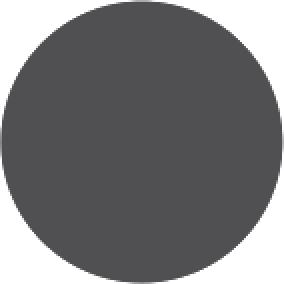
#> input picture addons/gut/images/eyey.png, 142 x 142 px (shown 2 times larger)
$ python extract_palette.py ../../../../addons/gut/images/eyey.png 3 1.0 1.0
#> lines starting #> are read from the running program, lines starting #| are printed output that depends on the picture; after the words box and inside, x2 and y2 are one past the last pixel; in counts of white or black regions, pixels touching at a corner belong together
"""Stage 3.55 helper — derive a vertex-colour band palette from the prop's own SDXL
reference image, so colours come from stage 1 (the real wood/brass/steel of the reference)
instead of hand-picked RGB. Masks the plain background, splits the object into N vertical
strips, takes each strip's median colour, and prints a band spec for vertex_color.py
(bottom strip -> low mesh frac). Run with the env that has numpy+PIL (hunyuan3d).

  python extract_palette.py <ref.png> [n_bands=4] [sat=1.0] [contrast=1.0]
  # prints "frac:r,g,b ..."; sat>1 punches saturation, contrast>1 spreads light/dark
  # (Synty refs are low-saturation + strips blend regions, so a hybrid sat~1.8 contrast~1.4
  #  keeps the real reference HUES but makes the zones read as distinct flat tones.)
"""
import sys, colorsys
import numpy as np
from PIL import Image

IMG = sys.argv[1]
N = int(sys.argv[2]) if len(sys.argv) > 2 else 4
SAT = float(sys.argv[3]) if len(sys.argv) > 3 else 1.0
CONTRAST = float(sys.argv[4]) if len(sys.argv) > 4 else 1.0

im = np.asarray(Image.open(IMG).convert("RGB"), dtype=float) / 255.0
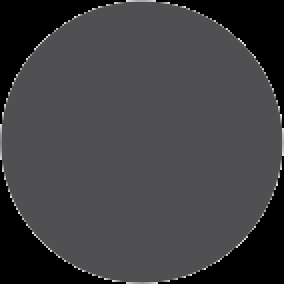
#> im: shape (142, 142, 3) float64 (shown 2 times larger); mean R, G, B 0.252, 0.249, 0.255
H, W, _ = im.shape
#> H = 142; W = 142

# background colour = mean of the four 8x8 corners; mask out pixels close to it
c = np.concatenate([im[:8, :8].reshape(-1, 3), im[:8, -8:].reshape(-1, 3),
                    im[-8:, :8].reshape(-1, 3), im[-8:, -8:].reshape(-1, 3)])
#> c = 256 rows, first 8: [0, 0, 0], [0, 0, 0], [0, 0, 0], [0, 0, 0], [0, 0, 0], [0, 0, 0], [0, 0, 0], [0, 0, 0]
bg = c.mean(0)
#> bg = [0, 0, 0]
dist = np.linalg.norm(im - bg, axis=2)
mask = dist > 0.12
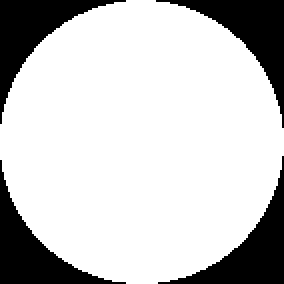
#> mask: shape (142, 142) bool (shown 2 times larger); 78.4% white; 4 black regions, box (x1, y1, x2, y2) and area: (78, 0, 142, 64) 1102, (79, 78, 142, 142) 1095, (0, 0, 63, 62) 1082, (0, 80, 63, 142) 1074
ys, _ = np.where(mask)
#> ys = 15811 values from 0 to 141
if ys.size == 0:
    print("0.5:0.5,0.5,0.5 1.0:0.6,0.6,0.6"); sys.exit(0)
ymin, ymax = ys.min(), ys.max()
#> ymin = 0; ymax = 141
h = max(ymax - ymin, 1)
#> h = 141
rows = np.arange(H)[:, None]
#> rows = 142 values from 0 to 141

bands = []
for i in range(N):                       # i=0 -> bottom of the object -> low mesh frac
    y_hi = ymax - i * h / N              # image Y is inverted (0 = top), so bottom = high Y
    y_lo = ymax - (i + 1) * h / N
    strip = mask & (rows >= y_lo) & (rows < y_hi)
    px = im[strip]
    col = np.median(px, axis=0) if px.shape[0] > 20 else bands[-1][1] if bands else bg
    bands.append(((i + 1) / N, np.clip(col, 0, 1)))
#> this loop made 3 passes
#> (y_hi, y_lo) on passes 1 to 3: (141, 94), (94, 47), (47, 0)
#> pass 1, `strip = mask & (rows >= y_lo) & (rows < y_hi)`:
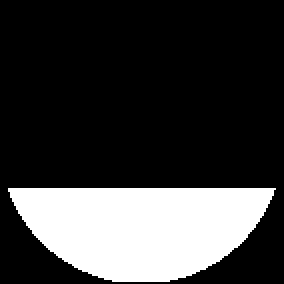
#> strip: shape (142, 142) bool (shown 2 times larger); 23.3% white; 1 white region, box (x1, y1, x2, y2) and area: (4, 94, 138, 141) 4689
#> pass 2, `strip = mask & (rows >= y_lo) & (rows < y_hi)`:
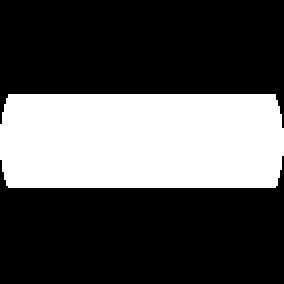
#> strip: shape (142, 142) bool (shown 2 times larger); 32.5% white; 1 white region, box (x1, y1, x2, y2) and area: (0, 47, 142, 94) 6549
#> pass 3, `strip = mask & (rows >= y_lo) & (rows < y_hi)`:
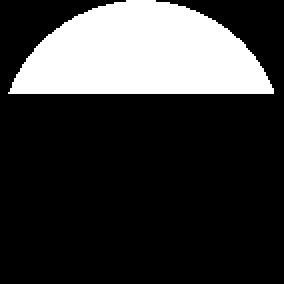
#> strip: shape (142, 142) bool (shown 2 times larger); 22.6% white; 1 white region, box (x1, y1, x2, y2) and area: (4, 0, 137, 47) 4557
#> after the loop, bands = [(0.333, [0.314, 0.31, 0.318]), (0.667, [0.314, 0.31, 0.318]), (1, [0.314, 0.31, 0.318])]

# kill grey artefacts: a strip that sampled background/shadow comes back near-grey (e.g. the
# bottom legs). Give any near-grey band the dominant (most-saturated) band's hue, keeping its
# own brightness — so grey legs become wood, not concrete.
hsvs = [colorsys.rgb_to_hsv(*c) for _, c in bands]
#> hsvs = [(0.75, 0.0247, 0.318), (0.75, 0.0247, 0.318), (0.75, 0.0247, 0.318)]
dom_h, dom_s, _ = max(hsvs, key=lambda t: t[1])
#> dom_h = 0.75; dom_s = 0.0247
fixed = []
for (f, c), (h, s, v) in zip(bands, hsvs):
    if s < 0.10 and dom_s > 0.12:
        c = np.array(colorsys.hsv_to_rgb(dom_h, dom_s * 0.8, v))
    fixed.append((f, c))
#> this loop made 3 passes
#> f on passes 1 to 3: 0.333, 0.667, 1
#> after the loop, fixed has the same summary as bands
bands = fixed

# hybrid punch: keep the reference hues, boost saturation + spread value around the mean so
# the bands read as distinct flat Synty tones instead of muddy mid-greys.
if SAT != 1.0 or CONTRAST != 1.0:
    vmean = float(np.mean([colorsys.rgb_to_hsv(*c)[2] for _, c in bands]))
    out = []
    for f, c in bands:
        h, s, v = colorsys.rgb_to_hsv(*c)
        s = min(1.0, s * SAT)
        v = min(1.0, max(0.0, vmean + (v - vmean) * CONTRAST))
        out.append((f, np.array(colorsys.hsv_to_rgb(h, s, v))))
    bands = out

print(" ".join(f"{f:.2f}:{c[0]:.3f},{c[1]:.3f},{c[2]:.3f}" for f, c in bands))
#| 0.33:0.314,0.310,0.318 0.67:0.314,0.310,0.318 1.00:0.314,0.310,0.318
